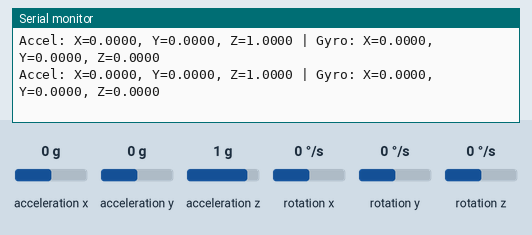
The sketch below on a simulated Arduino Uno R4 WiFi. Shown: the last lines printed to the serial monitor. The inputs (shaded band) are chosen by the test bench; at power-on: acceleration x 0 g, acceleration y 0 g, acceleration z 1 g, rotation x 0 °/s, rotation y 0 °/s, rotation z 0 °/s. Nothing arrives over Bluetooth unless stated; a phone connects over Bluetooth LE 3 s after start.

Above: at 3.8 s.
3.9 s: acceleration x set to -1.4 g
At 4.18 s:
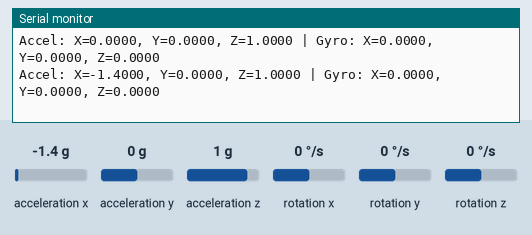
5.4 s: acceleration y set to -1.4 g
At 5.4 s:
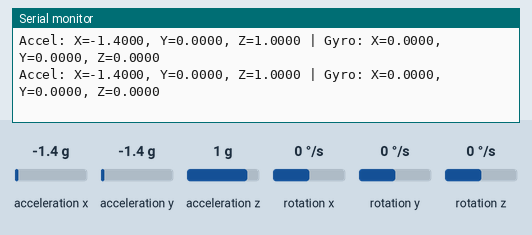
6.9 s: acceleration z set to -1.4 g
At 7.02 s:
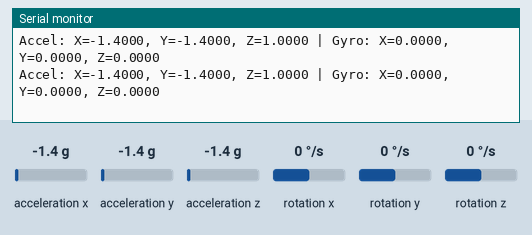
8.4 s: rotation x set to -192 °/s
At 8.44 s:
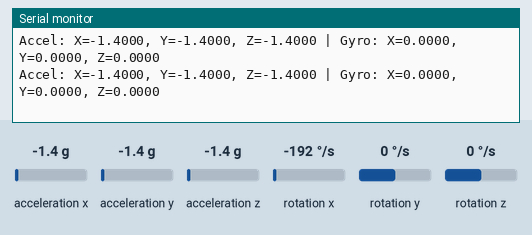
9.9 s: rotation y set to -192 °/s
At 10.07 s:
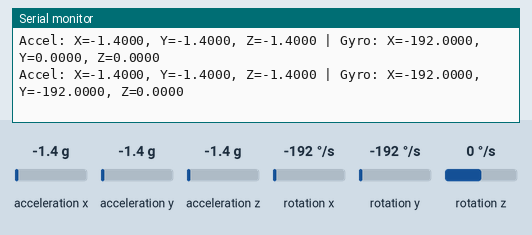

The sketch:

sketch_jan31a.ino
```cpp
#include <ArduinoBLE.h>
#include <Wire.h>
#include <Arduino_LSM6DSOX.h>

// Define BLE Service UUID (must be a valid 128-bit UUID)
#define SERVICE_UUID "12345678-1234-5678-1234-56789abcdef0"

// Define BLE Characteristic UUIDs
#define ACCEL_X_UUID "00002A98-0000-1000-8000-00805f9b34fb"
#define ACCEL_Y_UUID "00002A99-0000-1000-8000-00805f9b34fb"
#define ACCEL_Z_UUID "00002A9A-0000-1000-8000-00805f9b34fb"

#define GYRO_X_UUID "00002A9B-0000-1000-8000-00805f9b34fb"
#define GYRO_Y_UUID "00002A9C-0000-1000-8000-00805f9b34fb"
#define GYRO_Z_UUID "00002A9D-0000-1000-8000-00805f9b34fb"

// Create BLE service
BLEService imuService(SERVICE_UUID);

// Create BLE characteristics
BLEFloatCharacteristic accelXCharacteristic(ACCEL_X_UUID, BLERead | BLENotify);
BLEFloatCharacteristic accelYCharacteristic(ACCEL_Y_UUID, BLERead | BLENotify);
BLEFloatCharacteristic accelZCharacteristic(ACCEL_Z_UUID, BLERead | BLENotify);

BLEFloatCharacteristic gyroXCharacteristic(GYRO_X_UUID, BLERead | BLENotify);
BLEFloatCharacteristic gyroYCharacteristic(GYRO_Y_UUID, BLERead | BLENotify);
BLEFloatCharacteristic gyroZCharacteristic(GYRO_Z_UUID, BLERead | BLENotify);

void setup() {
  Serial.begin(115200);
  Wire.begin();

  // Initialize IMU
  IMU.begin();
  Serial.println("IMU initialization attempted.");

  // Check if IMU is returning valid values
  float ax, ay, az;
  if (IMU.accelerationAvailable()) {
    IMU.readAcceleration(ax, ay, az);
    Serial.print("IMU Check: Accel X=");
    Serial.print(ax);
    Serial.print(" Y=");
    Serial.print(ay);
    Serial.print(" Z=");
    Serial.println(az);
  } else {
    Serial.println("IMU acceleration not available. Check wiring.");
  }

  // Initialize BLE
  if (!BLE.begin()) {
    Serial.println("Starting Bluetooth failed!");
    while (1)
      ;
  }

  BLE.setLocalName("UNO-R4-IMU");
  BLE.setAdvertisedService(imuService);

  imuService.addCharacteristic(accelXCharacteristic);
  imuService.addCharacteristic(accelYCharacteristic);
  imuService.addCharacteristic(accelZCharacteristic);
  imuService.addCharacteristic(gyroXCharacteristic);
  imuService.addCharacteristic(gyroYCharacteristic);
  imuService.addCharacteristic(gyroZCharacteristic);

  BLE.addService(imuService);
  BLE.advertise();
  Serial.println("BLE Advertising...");
}

void loop() {
    BLEDevice central = BLE.central();

    if (central) {
        Serial.print("Connected to ");
        Serial.println(central.address());

        while (central.connected()) {
            float ax = 0, ay = 0, az = 0, gx = 0, gy = 0, gz = 0;

            // Read acceleration and gyroscope data - force reading
            if (IMU.accelerationAvailable()) {
                IMU.readAcceleration(ax, ay, az);
            } else {
                Serial.println("IMU Acceleration data not available!");
            }

            if (IMU.gyroscopeAvailable()) {
                IMU.readGyroscope(gx, gy, gz);
            } else {
                Serial.println("IMU Gyroscope data not available!");
            }

            // Send data over BLE
            accelXCharacteristic.writeValue(ax);
            accelYCharacteristic.writeValue(ay);
            accelZCharacteristic.writeValue(az);
            gyroXCharacteristic.writeValue(gx);
            gyroYCharacteristic.writeValue(gy);
            gyroZCharacteristic.writeValue(gz);

            // Print to Serial Monitor for debugging
            Serial.print("Accel: X=");
            Serial.print(ax, 4);
            Serial.print(", Y=");
            Serial.print(ay, 4);
            Serial.print(", Z=");
            Serial.print(az, 4);
            Serial.print(" | Gyro: X=");
            Serial.print(gx, 4);
            Serial.print(", Y=");
            Serial.print(gy, 4);
            Serial.print(", Z=");
            Serial.println(gz, 4);
if (millis() % 10000 < 100) {
        resetIMU();
      }
            delay(200);  // Shorter delay for smoother updates
        }
        Serial.println("BLE Disconnected");
    }
}


void resetIMU() {
  Serial.println("Resetting IMU...");
  IMU.begin();
}
```

Measured:
- after the input at 3.9 s, the serial monitor: prints a new line after 0.12 s (image 1)
- after the input at 9.9 s, the serial monitor: prints a new line at once (image 5)
